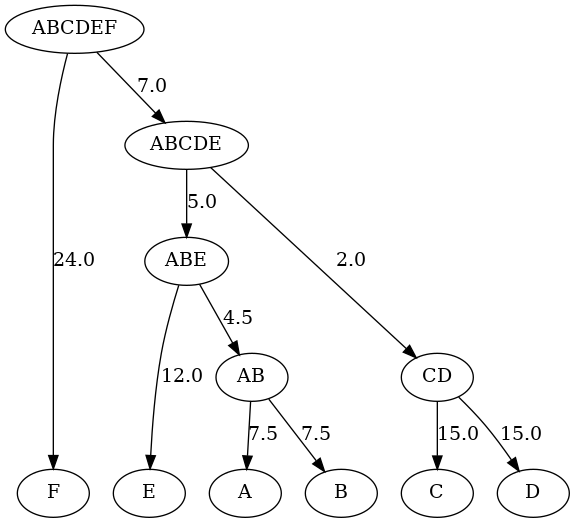

Source code (Python):
import sys, time
from graphviz import Digraph



def UPGMA(fileName):

    #starting timer
    start = time.time()

    #Opening file
    with open(fileName, 'r') as file1:
        matrix_string = file1.read()

    #converting matrix into 2 dimensional array
    matrix = matrix_string.split("\n")
    matrix = [digit.split(" ") for digit in matrix]

    distance_up = {}

    #creating graph

    dot = Digraph()
    top = Digraph()
    top.attr(rank="same")

    for species in matrix[0][1:]:
        top.node(species)
        distance_up[species] = 0
    dot.subgraph(top)

    


    #Main Loop
    while len(matrix) > 2:

        # Find smallest non-zero distance
        min_i = 1
        min_j = 1
        minsize = int(matrix[1][1])
        for i in range(1, len(matrix)):
            for j in range(1, len(matrix)):
                if (int(matrix[j][i]) < minsize and int(matrix[j][i]) != 0 ) or minsize == 0:
                    minsize = int(matrix[j][i])
                    min_i = i
                    min_j = j

        node1 = matrix[0][min_i]
        node2 = matrix[min_j][0]
        nodename = ''.join(sorted(node1+node2))
        distance_up[nodename] = minsize/2

        #create node/edges
        dot.node(nodename)
        dot.edge(nodename, node1, str(minsize/2-distance_up[node1]))
        dot.edge(nodename, node2, str(minsize/2-distance_up[node2]))


        # add new node to the matrix
        matrix.append([nodename]+[((int(matrix[i][min_i])*len(node1))+int((matrix[i][min_j]))*len(node2))/len(nodename) for i in range(1, len(matrix))])
        for i in range(len(matrix)-1):
            matrix[i].append(matrix[-1][i])
        matrix[-1].append(0)

        #remove the old nodes from the matrix
        to_be_removed = [min_i, min_j]

        #ensure that deletion is done downwards so that indexes dont change
        to_be_removed.sort(reverse=True)

        for i in to_be_removed:
            del matrix[i]
            for j in range(len(matrix)):
                del matrix[j][i]
        
        for i in matrix:
            for j in i:
                tbp = str(j)
                pad = 8-len(tbp)
                print(tbp+' '*pad, end='')
            print()
        print("-----------")

        

    dot.render("q2", format="png")
    stop = time.time()
    time_taken=stop-start

    print("time taken: "+str(time_taken))
UPGMA("matrix2.txt")
